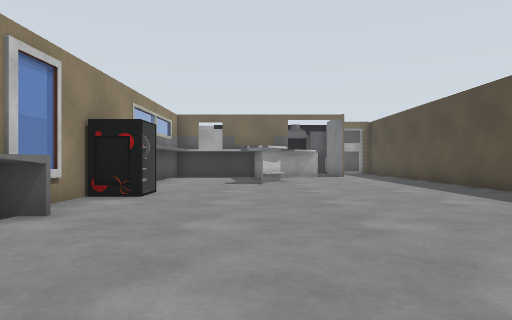
view 1 (above)

12 first-person views from a walk through a robot-simulator world made for Gazebo. The camera is 0.72 m above the floor, looks level and sees 75° across. The floor is counted in squares, 1 m on a side. Each view is taken from the middle of a square. On the plan, view 1 faces up. The plan holds only what a view shows up to about 10 squares ahead; the rest is blank. The robots in the file are not drawn. Some stock models are drawn as simple stand-ins. Surface patterns are stand-ins for the level's own textures.

view 2
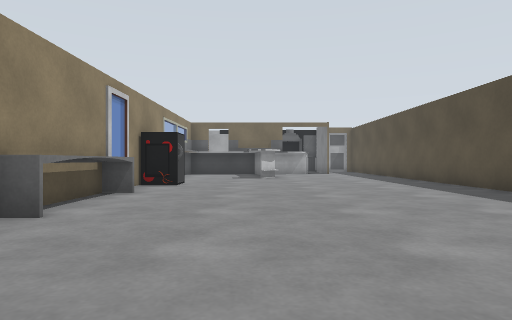

view 3
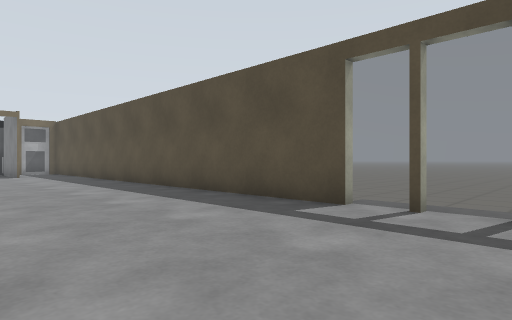

view 4
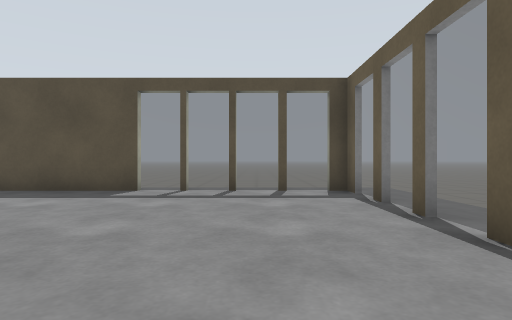

view 5
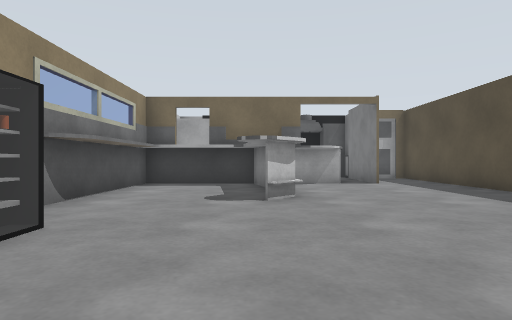

view 6
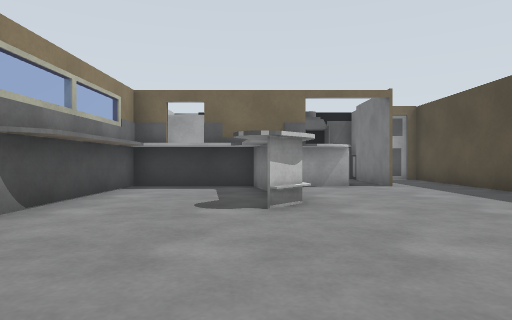

view 7
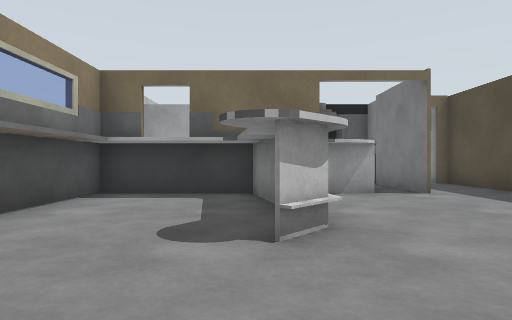

view 8
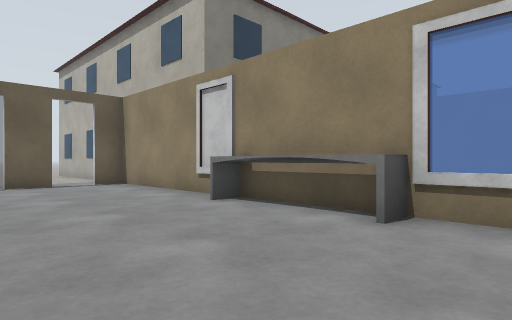

view 9
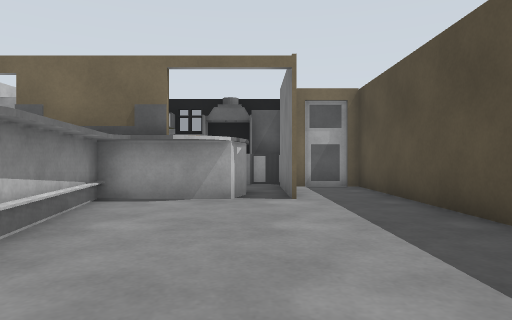

view 10
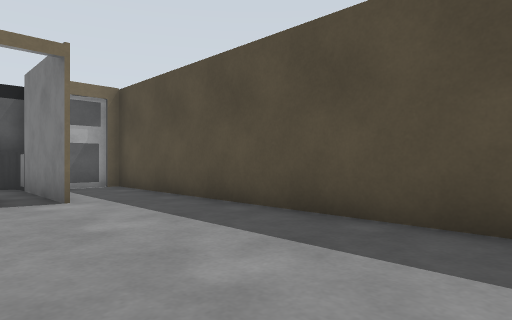

view 11
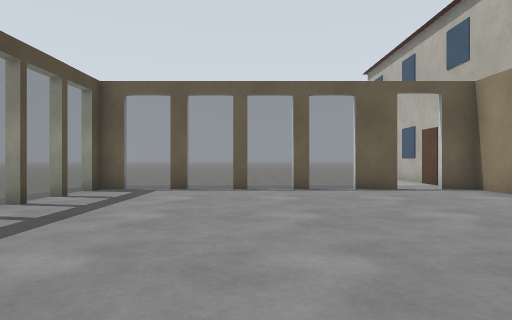

view 12
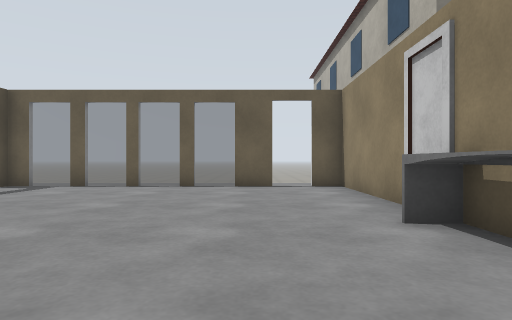

### Floor plan
Key: @ floor where view 1 was taken; # wall or solid block; . main floor; - floor 0.2 m lower than the main floor; = window, fence, low wall or low ledge; B building.
Columns run from 8 left of view 1 to 8 right of it. Each row starts with its distance up from view 1.
 19            ##
 18          ####
 17             ###
 16      ##    ##.#
 15      ##    #..#
 14      #######..#
 13      ####.....#
 12      #..##....#
 11      #..##....#
 10      #..#.....#
  9      #........#
  8      #........#
  7      #=.......#
  6      #........#
  5 #    =........#
  4 #    #........#
  3 #    #........#
  2      #........#
  1      #........#--
  0      #..@.....=--
 -1      #........=--
 -2   BB #........=
 -3    B #........=-
 -4    B #.#=#==#=#--
 -5    B .. ....... -
 -6    B         -- -
 -7              ----
 -8               ---

Where each view was taken, in squares from view 1:
view 1: 0 up, 0 right, facing up
view 2: 3 down, 0 right, facing up
view 3: 2 down, 1 right, facing up-right
view 4: 2 down, 2 left, facing right
view 5: 4 up, 0 right, facing up
view 6: 5 up, 0 right, facing up
view 7: 7 up, 0 right, facing up
view 8: 6 up, 1 right, facing down-left
view 9: 8 up, 3 right, facing up
view 10: 8 up, 2 right, facing up-right
view 11: 4 up, 2 right, facing down
view 12: 5 up, 1 left, facing down
